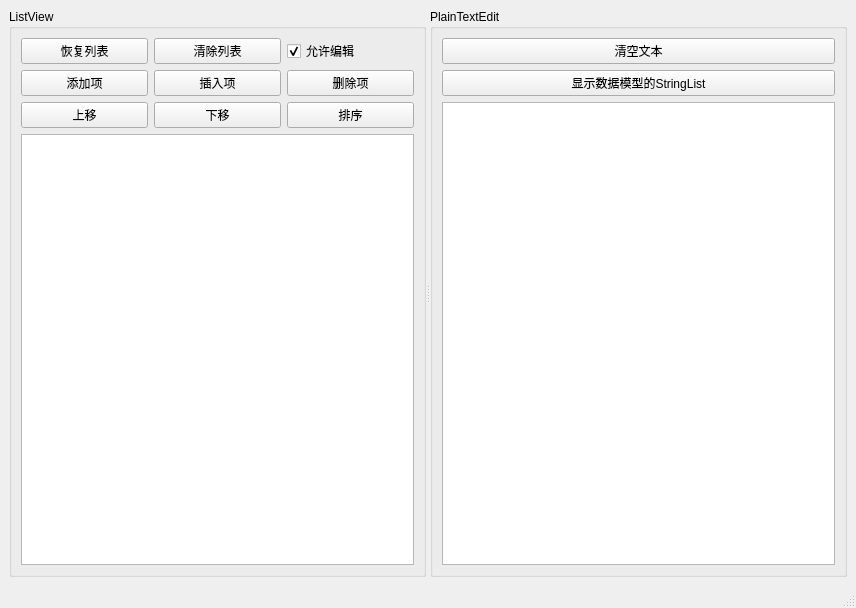
<?xml version="1.0" encoding="UTF-8"?>
<ui version="4.0">
 <class>MainWindow</class>
 <widget class="QMainWindow" name="MainWindow">
  <property name="geometry">
   <rect>
    <x>0</x>
    <y>0</y>
    <width>856</width>
    <height>608</height>
   </rect>
  </property>
  <property name="windowTitle">
   <string>MainWindow</string>
  </property>
  <widget class="QWidget" name="centralwidget">
   <layout class="QVBoxLayout" name="verticalLayout_2">
    <item>
     <widget class="QSplitter" name="splitter">
      <property name="orientation">
       <enum>Qt::Horizontal</enum>
      </property>
      <widget class="QGroupBox" name="groupBox">
       <property name="title">
        <string>ListView</string>
       </property>
       <layout class="QGridLayout" name="gridLayout">
        <item row="0" column="0">
         <widget class="QPushButton" name="btnIniList">
          <property name="text">
           <string>恢复列表</string>
          </property>
         </widget>
        </item>
        <item row="0" column="1">
         <widget class="QPushButton" name="btnListClear">
          <property name="text">
           <string>清除列表</string>
          </property>
         </widget>
        </item>
        <item row="0" column="2">
         <widget class="QCheckBox" name="chkEditable">
          <property name="text">
           <string>允许编辑</string>
          </property>
          <property name="checked">
           <bool>true</bool>
          </property>
         </widget>
        </item>
        <item row="1" column="0">
         <widget class="QPushButton" name="btnListAppend">
          <property name="text">
           <string>添加项</string>
          </property>
         </widget>
        </item>
        <item row="1" column="1">
         <widget class="QPushButton" name="btnListInsert">
          <property name="text">
           <string>插入项</string>
          </property>
         </widget>
        </item>
        <item row="1" column="2">
         <widget class="QPushButton" name="btnListDelete">
          <property name="text">
           <string>删除项</string>
          </property>
         </widget>
        </item>
        <item row="2" column="0">
         <widget class="QPushButton" name="btnListMoveUp">
          <property name="text">
           <string>上移</string>
          </property>
         </widget>
        </item>
        <item row="2" column="1">
         <widget class="QPushButton" name="btnListMoveDown">
          <property name="text">
           <string>下移</string>
          </property>
         </widget>
        </item>
        <item row="2" column="2">
         <widget class="QPushButton" name="btnListSort">
          <property name="text">
           <string>排序</string>
          </property>
          <property name="checkable">
           <bool>true</bool>
          </property>
         </widget>
        </item>
        <item row="3" column="0" colspan="3">
         <widget class="QListView" name="listView"/>
        </item>
       </layout>
      </widget>
      <widget class="QGroupBox" name="groupBox_2">
       <property name="title">
        <string>PlainTextEdit</string>
       </property>
       <layout class="QVBoxLayout" name="verticalLayout">
        <item>
         <widget class="QPushButton" name="btnClear">
          <property name="text">
           <string>清空文本</string>
          </property>
         </widget>
        </item>
        <item>
         <widget class="QPushButton" name="btnShowList">
          <property name="text">
           <string>显示数据模型的StringList</string>
          </property>
         </widget>
        </item>
        <item>
         <widget class="QPlainTextEdit" name="plainTextEdit"/>
        </item>
       </layout>
      </widget>
     </widget>
    </item>
   </layout>
  </widget>
  <widget class="QStatusBar" name="statusbar"/>
 </widget>
 <resources/>
 <connections/>
</ui>
